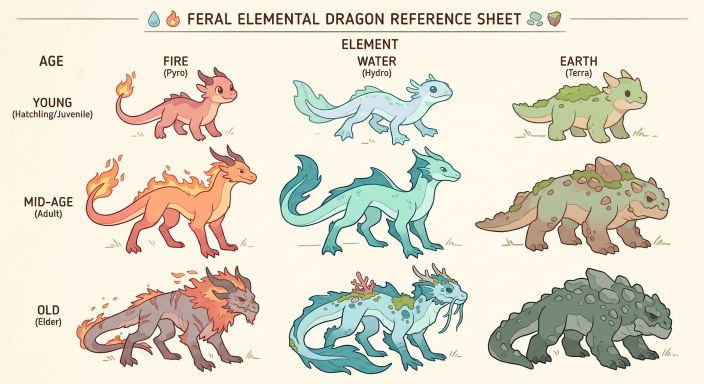
#> input picture Reference Sheet.jfif, 1408 x 768 px (shown at 1/2 size); its folder holds only this picture in this run
$ python make_alpha.py .. '../Reference Sheet.jfif'
#> lines starting #> are read from the running program, lines starting #| are printed output that depends on the picture
"""Turn black-and-white part sprites into tintable alpha masks.

Darkness becomes opacity: white is fully transparent, black fully opaque,
greys in between. Any transparency already in the image is kept (the two
multiply). Output pixels are black, so the PNGs still preview as the
drawing; a viewer fills them with a flat colour and the alpha carries the
texture.

Usage: python3 make_alpha.py <source dir> <output dir>
"""
import os
import sys

from PIL import Image


def to_alpha_mask(im):
    rgba = im.convert("RGBA")
    grey = rgba.convert("L")  # ITU-R 601 luminance
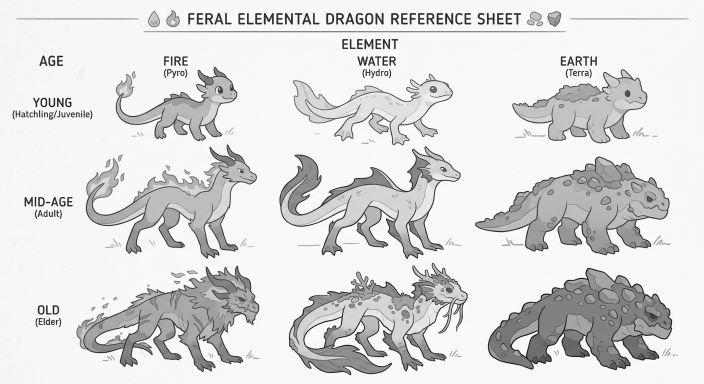
#> grey: PIL image 1408x768 L (shown at 1/2 size); min 3, max 255, mean 219.9
    out = Image.new("RGBA", rgba.size, (0, 0, 0, 0))
#> out: PIL image 1408x768 RGBA; every value is 0
    src_a, lum = rgba.getchannel("A").load(), grey.load()
    px = out.load()
    w, h = rgba.size
#> w = 1408; h = 768
    for y in range(h):
        for x in range(w):
            a = (255 - lum[x, y]) * src_a[x, y] // 255
            px[x, y] = (0, 0, 0, a)
    return out


def main(src, dst):
    os.makedirs(dst, exist_ok=True)
    for name in sorted(os.listdir(src)):
        if os.path.splitext(name)[1].lower() not in (".png", ".jpg", ".jpeg", ".bmp", ".gif", ".jfif"):
            continue
        out = to_alpha_mask(Image.open(os.path.join(src, name)))
        target = os.path.splitext(name)[0] + ".png"
        out.save(os.path.join(dst, target))
        print(name, "->", target)


if __name__ == "__main__":
    if len(sys.argv) != 3:
        raise SystemExit(__doc__)
    main(sys.argv[1], sys.argv[2])
